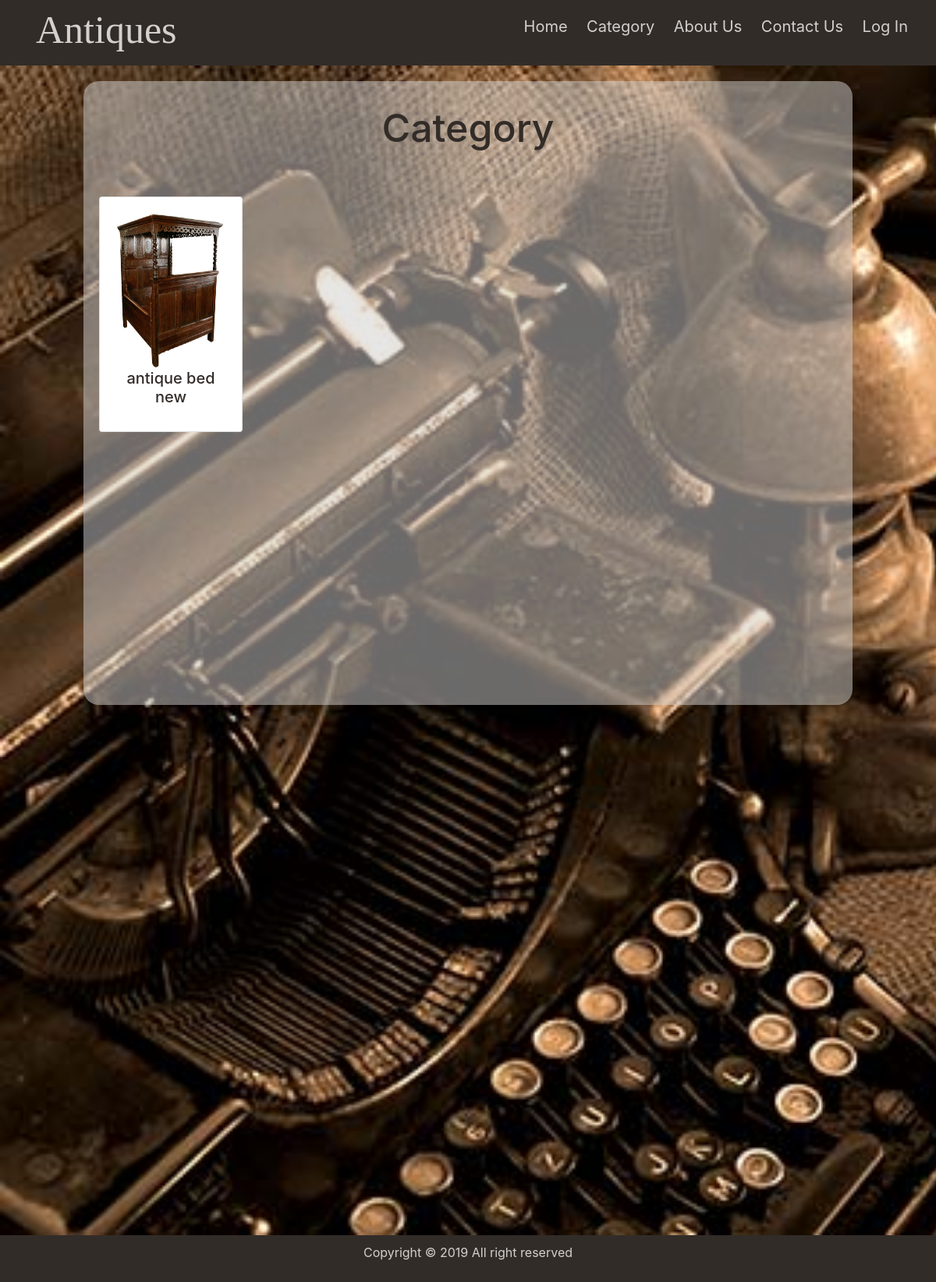
Before: /catdetail/1 with the older database file.
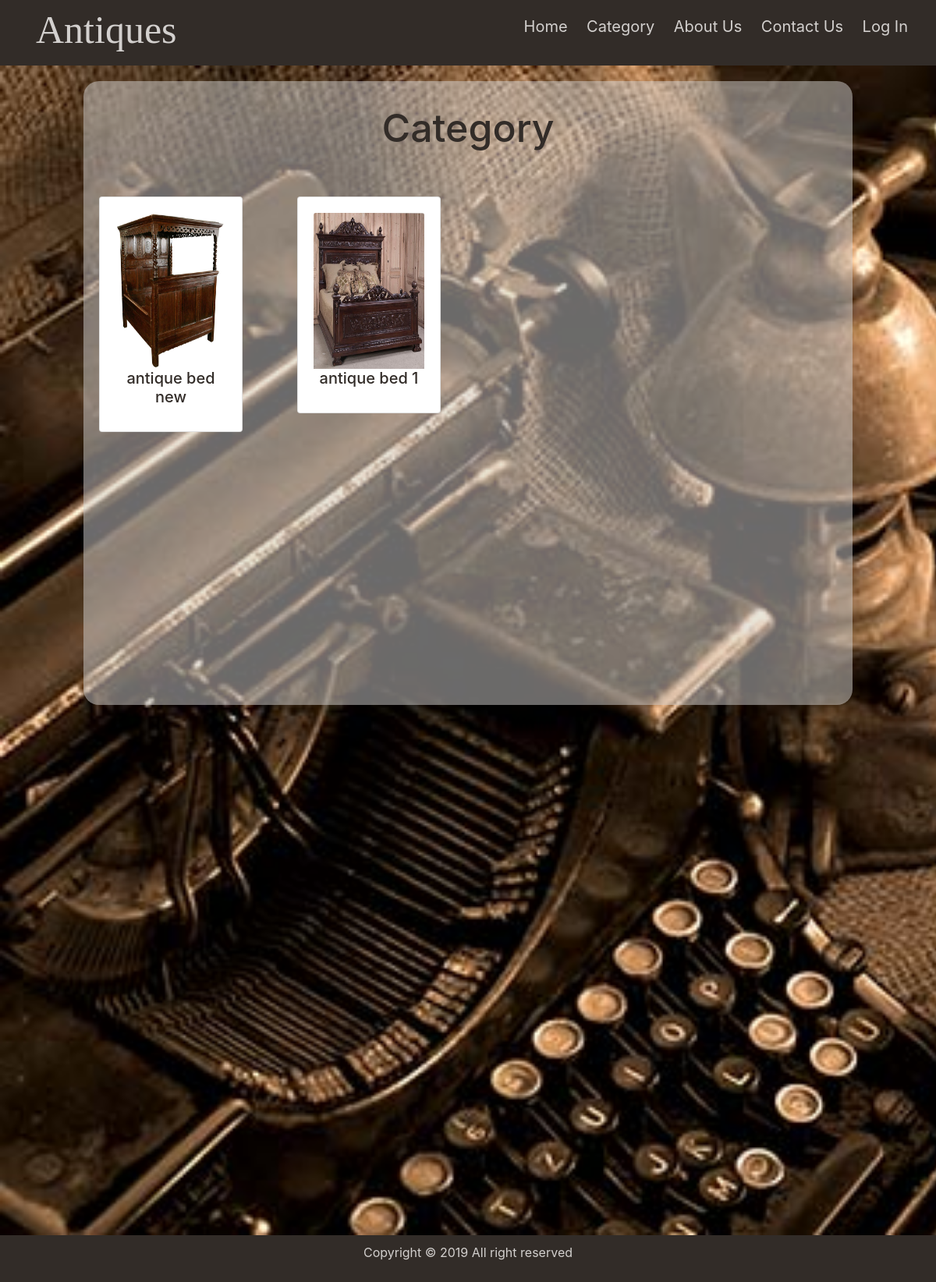
After: the same page with the newer database file.
### antique_app/models.py (models this page shows, shortened)
class Items(models.Model):
    user = models.ForeignKey(User, on_delete=models.SET_NULL, null=True)
    name=models.CharField(max_length=300)
    category= models.ForeignKey(Category, on_delete=models.SET_NULL, null=True)
    image = models.ImageField(upload_to='images')
    details=models.TextField()
    email=models.CharField(max_length=100)
    phone = models.CharField(max_length=100)

### antique_app/views.py (the view)
# urls.py: path('catdetail/<int:pk>', views.catdetail , name='catdetail'),
def catdetail(request, pk):
    bb = Category.objects.get(pk=pk)
    items = Items.objects.filter(category=bb)
    data = {
        'items':items,
    }
    return render(request, 'catdetail.html', data)

### templates/catdetail.html (shortened to what this page needs)
{% extends 'base.html' %}
{%block body%}
        <div class="cont" id="cat">
        <h1>Category</h1>
                <div class="row">
                {% for i in items %}
                        <div class="col-sm-3">
                          <div class="card">
                            <div class="card-body">
                                <img class="card-img-top" src="{{i.image.url}}" width="200px" height="200px">
                                <h5 class="card-title"><a href="{% url 'detail' i.id%}">{{i.name}}</a></h5>
                            </div>
                          </div>
                        </div>
                {% endfor%}
                    </div>
        </div>
{%endblock%}

Changed rows visible on the page:
added Items: image (picture), name "antique bed 1"
